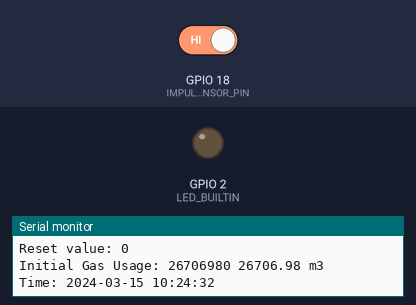
The sketch below on a simulated ESP32. Shown: output pins drawn as LEDs (lit = HIGH), the last lines printed to the serial monitor. Inputs (shaded band) come from the test bench; at power-on: GPIO 18 (IMPULSE_SENSOR_PIN) HIGH. WiFi joins after 1.5 s; servers stay silent unless stated; the local clock reads 2024-03-15 10:24:30 at power-on unless the sketch sets it; EEPROM starts erased.

Above: at 3.2 s.
3.3 s: GPIO 18 (IMPULSE_SENSOR_PIN) driven LOW
At 3.45 s:
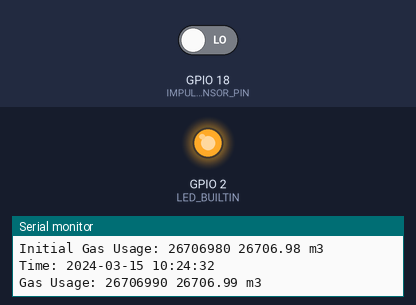
Timing chart, 0 to 6.3 s (numbered marks = the images above; inputs shaded):
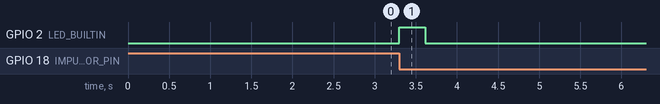

Measured:
- after the input at 3.3 s, GPIO 2 (LED_BUILTIN): LOW → HIGH at once, → LOW 0.32 s later

The sketch:

GasMeter.ino
```cpp
/*
  GasMeter

  This program reads a Gas Meter with an impulse via an reed switch.
  The result is stored sent via POST to the API of mindergas.nl

  The Led will blink whenever an impulse is detected.
  The data is stored to the EEPROM every 5min to allow recovery from a power reset
  The Gas usage is print to the serial
*/
#include <EEPROM.h>
#include <WiFi.h>
#include <HTTPClient.h>

#define IMPULSE_RESOLUTION 10 // 0.01 m3 per impulse
#define IMPULSE_DEBOUNCE 250 // 0.25s before a pulse is released or allowed again

#define IMPULSE_SENSOR_PIN 18
#define IMPULSE_SENSOR_ACTIVE_EDGE LOW

#define EEPROM_GAS_ADDRESS_START 0 // memory to save the gas usage
#define EEPROM_GAS_INITIAL_VALUE 26706980 // Starting Value m3

#define EEPROM_RESET_ADDRESS_START 16 // memory to save the reset trigger
#define EEPROM_RESET_VALUE 0 // Change this to force a save and reset of the value, it will check what is stored

#define LED_ON_TIME (250) // ms
#define SAVE_EEPROM_TIME (6 * 60 * 60 * 1000) // ms
#define MAX_RECONNECT_TIME (10 * 60 * 1000) // ms
#define POST_RETRY_TIME (5 * 60) // s

#define TIME_OFFSET 3600
#define TIME_NTP_SERVER "nl.pool.ntp.org"
#define TIME_TZ "CET-1CEST,M3.5.0/02,M10.5.0/03"

#define MINDERGAS_SERVER "http://www.mindergas.nl/api/meter_readings"
#define MINDERGAS_AUTH_TOKEN ""

// Replace with your network credentials (STATION)
const char* ssid = "";
const char* password = "";

uint32_t gas_mm3 = 0;
uint32_t reset_value = 0;
bool gas_changed = false;

uint8_t last_pin_state = IMPULSE_SENSOR_ACTIVE_EDGE;
uint32_t time_impulse = 0;
uint32_t time_idle = 0;
bool allow_to_trigger = true;

uint32_t wifi_reconnect_time = 0;
uint32_t wifi_reconnect_interval = 1000;

uint32_t led_on_time = 0;
uint32_t save_time = 0;

uint32_t post_retry_time = POST_RETRY_TIME;
bool posted_today = false;
time_t time_now = 0;
time_t time_last = 0;

void save_gas_usage() {
  EEPROM.put(EEPROM_GAS_ADDRESS_START, gas_mm3);
  EEPROM.put(EEPROM_RESET_ADDRESS_START, EEPROM_RESET_VALUE);
  EEPROM.commit();
  gas_changed = false;

  Serial.println("Saved to EEPROM: ");
  Serial.print(gas_mm3);
  Serial.print(" ");
  Serial.print(gas_mm3 / 1000.0f);
  Serial.println(" m3");
  Serial.print("Reset value: ");
  Serial.println(EEPROM_RESET_VALUE);
}

void load_gas_usage() {
  EEPROM.get(EEPROM_GAS_ADDRESS_START, gas_mm3);
  EEPROM.get(EEPROM_RESET_ADDRESS_START, reset_value);

  Serial.println("Loaded from EEPROM: ");
  Serial.print(gas_mm3);
  Serial.print(" ");
  Serial.print(gas_mm3 / 1000.0f);
  Serial.println(" m3");
  Serial.print("Reset value: ");
  Serial.println(reset_value);

  if (gas_mm3 < 1000 || isnan(gas_mm3) || reset_value != EEPROM_RESET_VALUE) {
    Serial.println("First Run No Data in Eeprom or Reset Value mismatch");
    gas_mm3 = EEPROM_GAS_INITIAL_VALUE;
    save_gas_usage();
  }
}

void check_gas_impulse() {
  uint8_t current_pin_state = digitalRead(IMPULSE_SENSOR_PIN);

  if (current_pin_state == IMPULSE_SENSOR_ACTIVE_EDGE) {

    // Check whether there is a gas Impulse Trigger
    if (allow_to_trigger == true) {

      if (millis() - time_impulse > IMPULSE_DEBOUNCE) {
        // Impulse seen for the debounce time

        gas_mm3 += IMPULSE_RESOLUTION;
        gas_changed = true;

        digitalWrite(LED_BUILTIN, HIGH);
        led_on_time = 0;

        Serial.print("Gas Usage: ");
        Serial.print(gas_mm3);
        Serial.print(" ");
        Serial.print(gas_mm3 / 1000.0f);
        Serial.println(" m3");

        allow_to_trigger = false;
      }
    }
  } else {
    // Idle
    if (allow_to_trigger == false) {

      if (millis() - time_idle > IMPULSE_DEBOUNCE) {
        // Idle for debounce time
        allow_to_trigger = true;
      }
    }
  }
}

void connect_to_wifi() {
  uint8_t tries = 0;
  WiFi.mode(WIFI_STA);
  WiFi.begin(ssid, password);
  Serial.print("Connecting to WiFi ..");
  while (WiFi.status() != WL_CONNECTED && tries < 60) {
    Serial.print('.');
    delay(1000);
    tries++;
  }
  Serial.println("");
  Serial.print("IP address:");
  Serial.println(WiFi.localIP());
  Serial.print("RSSI: ");
  Serial.println(WiFi.RSSI());
}

void reconnect_to_wifi() {
  Serial.println("Reconnecting to WiFi...");
  WiFi.disconnect();
  WiFi.reconnect();

  wifi_reconnect_interval = wifi_reconnect_interval * 2;

  if (wifi_reconnect_interval >= MAX_RECONNECT_TIME) {
    wifi_reconnect_interval = MAX_RECONNECT_TIME;
  }
}

void post_gas_usage() {
  tm tm, tm_last;
  char post_body[100] = {0};

  localtime_r(&time_now, &tm);
  localtime_r(&time_last, &tm_last);

  if(tm.tm_hour != tm_last.tm_hour) {
    // Time changed print it out
    char time[100] = {0};
    snprintf(time, 99, "Time: %04d-%02d-%02d %02d:%02d:%02d", tm.tm_year + 1900, tm.tm_mon + 1, tm.tm_mday, tm.tm_hour, tm.tm_min, tm.tm_sec);
    Serial.println(time);
  }

  if ((posted_today == false) && (tm.tm_hour == 22) && (tm.tm_year > 100)) {
    // Try to post at 22 pm
    if (post_retry_time >= POST_RETRY_TIME) {
      post_retry_time = 0;

      snprintf(post_body, 99, "{\"date\": \"%04d-%02d-%02d\", \"reading\": %f}", tm.tm_year + 1900, tm.tm_mon + 1, tm.tm_mday, (gas_mm3 / 1000.0f));
      Serial.println("Sending HTTP Post Request");
      Serial.println(post_body);

      WiFiClient client;
      HTTPClient http;

      // Domain name with URL path or IP address with path
      http.begin(client, MINDERGAS_SERVER);
      http.addHeader("Content-Type", "application/json");
      http.addHeader("AUTH-TOKEN", MINDERGAS_AUTH_TOKEN);

      // Send HTTP POST request
      int httpResponseCode = http.POST(post_body);

      Serial.println("HTTP Response code: ");
      Serial.println(httpResponseCode);

      // If post successful set posted to true
      if (httpResponseCode == 201) {
        posted_today = true;
      }

      // Free resources
      http.end();
    } else {
      post_retry_time++;
    }
  } else if (tm.tm_hour == 23) {
    // Reset it at 23:00
    posted_today = false;
    post_retry_time = POST_RETRY_TIME;
  }
}

void interrupt_impulse_pin() {
  uint8_t current_pin_state = digitalRead(IMPULSE_SENSOR_PIN);
  if (current_pin_state != last_pin_state) {
    if (current_pin_state == IMPULSE_SENSOR_ACTIVE_EDGE) {
      time_impulse = millis();
    } else {
      time_idle = millis();
    }
  }
  last_pin_state = current_pin_state;
}

// the setup function runs once when you press reset or power the board
void setup() {
  // initialize digital pin LED_BUILTIN as an output.
  pinMode(LED_BUILTIN, OUTPUT);
  attachInterrupt(digitalPinToInterrupt(IMPULSE_SENSOR_PIN), interrupt_impulse_pin, CHANGE);

  Serial.begin(115200);
  EEPROM.begin(512);

  // Connect to WIFI
  connect_to_wifi();

  // Get the Time
  configTime(0, 0, TIME_NTP_SERVER);  // 0, 0 because we will use TZ in the next line
  setenv("TZ", TIME_TZ, 1);            // Set environment variable with your time zone
  tzset();

  // Load the gas usage from EEPROM
  load_gas_usage();

  Serial.print("Initial Gas Usage: ");
  Serial.print(gas_mm3);
  Serial.print(" ");
  Serial.print(gas_mm3 / 1000.0f);
  Serial.println(" m3");
}

// the loop function runs over and over again forever
void loop() {
  // Read Gas Usage
  check_gas_impulse();

  // Turn off the LED
  if (led_on_time >= LED_ON_TIME) {
    digitalWrite(LED_BUILTIN, LOW);
  } else {
    led_on_time++;
  }

  // Check when to save to EEPROM
  if (save_time >= SAVE_EEPROM_TIME) {
    if (gas_changed == true) {
      save_gas_usage();
      save_time = 0;
    }
  } else {
      save_time++;
  }

  // Check to ensure WiFi is connected
  if (WiFi.status() != WL_CONNECTED) {
    if (wifi_reconnect_time >= wifi_reconnect_interval) {
      reconnect_to_wifi();
    } else {
      wifi_reconnect_time++;
    }
  } else if (wifi_reconnect_time > 0) {
    // Reset the interval
    wifi_reconnect_interval = 1000;
    wifi_reconnect_time = 0;

    Serial.println("");
    Serial.print("IP address:");
    Serial.println(WiFi.localIP());
    Serial.print("RSSI: ");
    Serial.println(WiFi.RSSI());
  }

  // If WiFi is connected Update time and post
  if (WiFi.status() == WL_CONNECTED) {
    time(&time_now);
    if (time_now != time_last) {
      // Check when to post
      post_gas_usage();

      time_last = time_now;
    }
  }

  delay(1);
}
```
